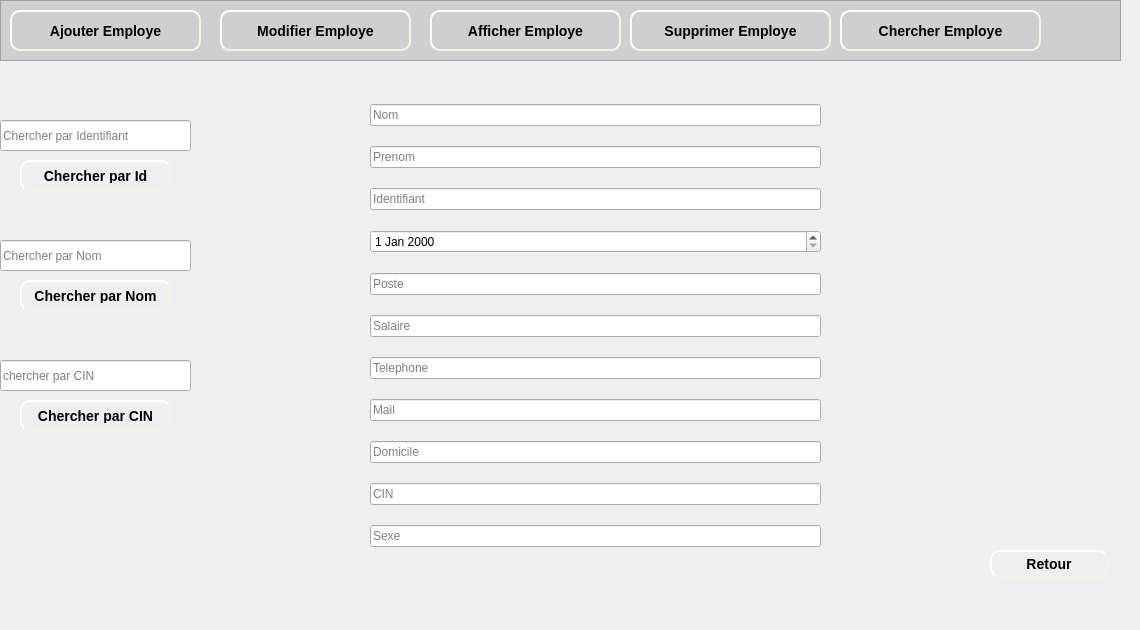
    <widget class="QWidget" name="page_13">
     <widget class="QFrame" name="frame_12">
      <property name="geometry">
       <rect>
        <x>0</x>
        <y>0</y>
        <width>1121</width>
        <height>61</height>
       </rect>
      </property>
      <property name="styleSheet">
       <string notr="true">background-color: rgb(207, 207, 207);</string>
      </property>
      <property name="frameShape">
       <enum>QFrame::StyledPanel</enum>
      </property>
      <property name="frameShadow">
       <enum>QFrame::Raised</enum>
      </property>
      <widget class="QPushButton" name="pushButton_ajouterEmploye_7">
       <property name="geometry">
        <rect>
         <x>10</x>
         <y>10</y>
         <width>191</width>
         <height>41</height>
        </rect>
       </property>
       <property name="styleSheet">
        <string notr="true">#pushButton_ajouterEmploye_7
{
	background-color: rgb(207, 207, 207);
	border-color: beige;
border-style: outset;
  border-width: 2px;
  border-radius: 10px;
  font: bold 14px;
  min-width: 6em;
  padding: 6px;

}
#pushButton_ajouterEmploye_7:hover
{
	border-color: blue;
}</string>
       </property>
       <property name="text">
        <string>Ajouter Employe</string>
       </property>
      </widget>
      <widget class="QLabel" name="label_110">
       <property name="geometry">
        <rect>
         <x>20</x>
         <y>20</y>
         <width>21</width>
         <height>21</height>
        </rect>
       </property>
       <property name="text">
        <string/>
       </property>
       <property name="pixmap">
        <pixmap>../Bouttons/ajouMachine-removebg-preview.png</pixmap>
       </property>
       <property name="scaledContents">
        <bool>true</bool>
       </property>
      </widget>
      <widget class="QPushButton" name="pushButton_modifierEmploye_7">
       <property name="geometry">
        <rect>
         <x>220</x>
         <y>10</y>
         <width>191</width>
         <height>41</height>
        </rect>
       </property>
       <property name="styleSheet">
        <string notr="true">#pushButton_modifierEmploye_7
{
	background-color: rgb(207, 207, 207);
	border-color: beige;
border-style: outset;
  border-width: 2px;
  border-radius: 10px;
  font: bold 14px;
  min-width: 6em;
  padding: 6px;

}
#pushButton_modifierEmploye_7:hover
{
	border-color: blue;
}</string>
       </property>
       <property name="text">
        <string>Modifier Employe</string>
       </property>
      </widget>
      <widget class="QLabel" name="label_111">
       <property name="geometry">
        <rect>
         <x>230</x>
         <y>20</y>
         <width>21</width>
         <height>21</height>
        </rect>
       </property>
       <property name="text">
        <string/>
       </property>
       <property name="pixmap">
        <pixmap>../Bouttons/modifier-removebg-preview.png</pixmap>
       </property>
       <property name="scaledContents">
        <bool>true</bool>
       </property>
      </widget>
      <widget class="QPushButton" name="pushButton_afficherEmploye_6">
       <property name="geometry">
        <rect>
         <x>430</x>
         <y>10</y>
         <width>191</width>
         <height>41</height>
        </rect>
       </property>
       <property name="styleSheet">
        <string notr="true">#pushButton_afficherEmploye_6
{

	border-color: beige;
border-style: outset;
  border-width: 2px;
  border-radius: 10px;
  font: bold 14px;
  min-width: 6em;
  padding: 6px;

}
#pushButton_afficherEmploye_6:hover
{
	border-color: blue;
}</string>
       </property>
       <property name="text">
        <string>Afficher Employe</string>
       </property>
      </widget>
      <widget class="QLabel" name="label_112">
       <property name="geometry">
        <rect>
         <x>440</x>
         <y>20</y>
         <width>21</width>
         <height>21</height>
        </rect>
       </property>
       <property name="text">
        <string/>
       </property>
       <property name="pixmap">
        <pixmap>../Bouttons/afficher-removebg-preview.png</pixmap>
       </property>
       <property name="scaledContents">
        <bool>true</bool>
       </property>
      </widget>
      <widget class="QPushButton" name="pushButton_supprimerEmploye_6">
       <property name="geometry">
        <rect>
         <x>630</x>
         <y>10</y>
         <width>201</width>
         <height>41</height>
        </rect>
       </property>
       <property name="styleSheet">
        <string notr="true">#pushButton_supprimerEmploye_6
{
	background-color: rgb(207, 207, 207);
	border-color: beige;
border-style: outset;
  border-width: 2px;
  border-radius: 10px;
  font: bold 14px;
  min-width: 6em;
  padding: 6px;

}
#pushButton_supprimerEmploye_6:hover
{
	border-color: blue;
}</string>
       </property>
       <property name="text">
        <string>Supprimer Employe</string>
       </property>
      </widget>
      <widget class="QLabel" name="label_113">
       <property name="geometry">
        <rect>
         <x>640</x>
         <y>20</y>
         <width>21</width>
         <height>21</height>
        </rect>
       </property>
       <property name="text">
        <string/>
       </property>
       <property name="pixmap">
        <pixmap>../Bouttons/supprimerMachine-removebg-preview.png</pixmap>
       </property>
       <property name="scaledContents">
        <bool>true</bool>
       </property>
      </widget>
      <widget class="QPushButton" name="pushButton_6">
       <property name="geometry">
        <rect>
         <x>840</x>
         <y>10</y>
         <width>201</width>
         <height>41</height>
        </rect>
       </property>
       <property name="styleSheet">
        <string notr="true">#pushButton_6
{

	border-color: beige;
border-style: outset;
  border-width: 2px;
  border-radius: 10px;
  font: bold 14px;
  min-width: 6em;
  padding: 6px;

}
#pushButton_6:hover
{
	border-color: blue;
}</string>
       </property>
       <property name="text">
        <string>Chercher Employe</string>
       </property>
      </widget>
      <widget class="QLabel" name="label_114">
       <property name="geometry">
        <rect>
         <x>850</x>
         <y>20</y>
         <width>21</width>
         <height>21</height>
        </rect>
       </property>
       <property name="text">
        <string/>
       </property>
       <property name="pixmap">
        <pixmap>../Bouttons/consulter-removebg-preview.png</pixmap>
       </property>
       <property name="scaledContents">
        <bool>true</bool>
       </property>
      </widget>
     </widget>
     <widget class="QLabel" name="label_115">
      <property name="geometry">
       <rect>
        <x>0</x>
        <y>60</y>
        <width>1131</width>
        <height>561</height>
       </rect>
      </property>
      <property name="text">
       <string/>
      </property>
      <property name="pixmap">
       <pixmap>../Bouttons/fontFinal.jpg</pixmap>
      </property>
     </widget>
     <widget class="QLineEdit" name="lineEdit_chercherNom">
      <property name="geometry">
       <rect>
        <x>0</x>
        <y>240</y>
        <width>191</width>
        <height>31</height>
       </rect>
      </property>
      <property name="placeholderText">
       <string>Chercher par Nom</string>
      </property>
     </widget>
     <widget class="QLineEdit" name="lineEdit_chercherIdentifiant">
      <property name="geometry">
       <rect>
        <x>0</x>
        <y>120</y>
        <width>191</width>
        <height>31</height>
       </rect>
      </property>
      <property name="placeholderText">
       <string>Chercher par Identifiant</string>
      </property>
     </widget>
     <widget class="QLineEdit" name="lineEdit_chercherCIN">
      <property name="geometry">
       <rect>
        <x>0</x>
        <y>360</y>
        <width>191</width>
        <height>31</height>
       </rect>
      </property>
      <property name="placeholderText">
       <string>chercher par CIN</string>
      </property>
     </widget>
     <widget class="QPushButton" name="pushButton_chercherEmploye">
      <property name="geometry">
       <rect>
        <x>20</x>
        <y>160</y>
        <width>151</width>
        <height>31</height>
       </rect>
      </property>
      <property name="styleSheet">
       <string notr="true">#pushButton_chercherEmploye
{

	border-color: beige;
border-style: outset;
  border-width: 2px;
  border-radius: 10px;
  font: bold 14px;
  min-width: 6em;
  padding: 6px;

}
#pushButton_chercherEmploye:hover
{
	border-color: blue;
}</string>
      </property>
      <property name="text">
       <string>Chercher par Id</string>
      </property>
     </widget>
     <widget class="QPushButton" name="pushButton_retour_10">
      <property name="geometry">
       <rect>
        <x>990</x>
        <y>550</y>
        <width>118</width>
        <height>28</height>
       </rect>
      </property>
      <property name="styleSheet">
       <string notr="true">#pushButton_retour_10
{
	
	border-color: beige;
border-style: outset;
  border-width: 2px;
  border-radius: 10px;
  font: bold 14px;
  min-width: 6em;
  padding: 6px;

}
#pushButton_retour_10:hover
{
	border-color: blue;
}</string>
      </property>
      <property name="text">
       <string>Retour</string>
      </property>
     </widget>
     <widget class="QLabel" name="label_116">
      <property name="geometry">
       <rect>
        <x>1000</x>
        <y>560</y>
        <width>21</width>
        <height>16</height>
       </rect>
      </property>
      <property name="text">
       <string/>
      </property>
      <property name="pixmap">
       <pixmap>../Bouttons/retour-removebg-preview.png</pixmap>
      </property>
      <property name="scaledContents">
       <bool>true</bool>
      </property>
     </widget>
     <widget class="QWidget" name="verticalLayoutWidget_12">
      <property name="geometry">
       <rect>
        <x>370</x>
        <y>90</y>
        <width>451</width>
        <height>471</height>
       </rect>
      </property>
      <layout class="QVBoxLayout" name="verticalLayout_11">
       <item>
        <widget class="QLineEdit" name="lineEdit_nom_7">
         <property name="placeholderText">
          <string>Nom</string>
         </property>
        </widget>
       </item>
       <item>
        <widget class="QLineEdit" name="lineEdit_prenom_4">
         <property name="placeholderText">
          <string>Prenom</string>
         </property>
        </widget>
       </item>
       <item>
        <widget class="QLineEdit" name="lineEdit_identifiant_4">
         <property name="placeholderText">
          <string>Identifiant</string>
         </property>
        </widget>
       </item>
       <item>
        <widget class="QDateEdit" name="dateEdit_naissance_4"/>
       </item>
       <item>
        <widget class="QLineEdit" name="lineEdit_poste_4">
         <property name="placeholderText">
          <string>Poste</string>
         </property>
        </widget>
       </item>
       <item>
        <widget class="QLineEdit" name="lineEdit_salaire_4">
         <property name="placeholderText">
          <string>Salaire</string>
         </property>
        </widget>
       </item>
       <item>
        <widget class="QLineEdit" name="lineEdit_telephone_4">
         <property name="placeholderText">
          <string>Telephone</string>
         </property>
        </widget>
       </item>
       <item>
        <widget class="QLineEdit" name="lineEdit_mail_4">
         <property name="placeholderText">
          <string>Mail</string>
         </property>
        </widget>
       </item>
       <item>
        <widget class="QLineEdit" name="lineEdit_domicile_4">
         <property name="placeholderText">
          <string>Domicile</string>
         </property>
        </widget>
       </item>
       <item>
        <widget class="QLineEdit" name="lineEdit_cin_4">
         <property name="placeholderText">
          <string>CIN</string>
         </property>
        </widget>
       </item>
       <item>
        <widget class="QLineEdit" name="lineEdit_sexe_4">
         <property name="placeholderText">
          <string>Sexe</string>
         </property>
        </widget>
       </item>
      </layout>
     </widget>
     <widget class="QPushButton" name="pushButton_chercherEmploye_2">
      <property name="geometry">
       <rect>
        <x>20</x>
        <y>280</y>
        <width>151</width>
        <height>31</height>
       </rect>
      </property>
      <property name="styleSheet">
       <string notr="true">#pushButton_chercherEmploye_2
{

	border-color: beige;
border-style: outset;
  border-width: 2px;
  border-radius: 10px;
  font: bold 14px;
  min-width: 6em;
  padding: 6px;

}
#pushButton_chercherEmploye_2:hover
{
	border-color: blue;
}</string>
      </property>
      <property name="text">
       <string>Chercher par Nom</string>
      </property>
     </widget>
     <widget class="QPushButton" name="pushButton_chercherEmploye_3">
      <property name="geometry">
       <rect>
        <x>20</x>
        <y>400</y>
        <width>151</width>
        <height>31</height>
       </rect>
      </property>
      <property name="styleSheet">
       <string notr="true">#pushButton_chercherEmploye_3
{

	border-color: beige;
border-style: outset;
  border-width: 2px;
  border-radius: 10px;
  font: bold 14px;
  min-width: 6em;
  padding: 6px;

}
#pushButton_chercherEmploye_3:hover
{
	border-color: blue;
}</string>
      </property>
      <property name="text">
       <string>Chercher par CIN</string>
      </property>
     </widget>
    </widget>
